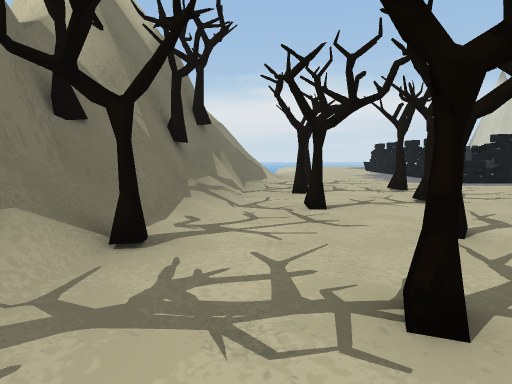
View 1 (above)

24 first-person views from a walk through a Unity game level. The camera is 1.5 m above the floor, tilts 6° down and sees 75° across. The floor is counted in squares, 2 m on a side. Each view is taken from the middle of a square. On the plan, view 1 faces up. The plan holds only what a view shows up to about 11 squares ahead; the rest is blank. The place goes on beyond the plan. Some surface patterns are stand-ins.

View 2
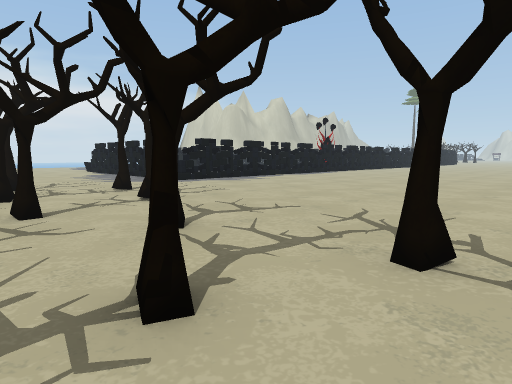

View 3
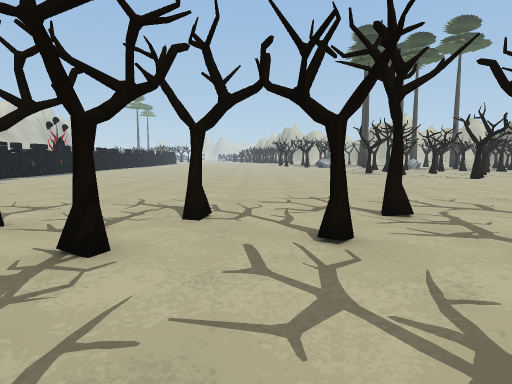

View 4
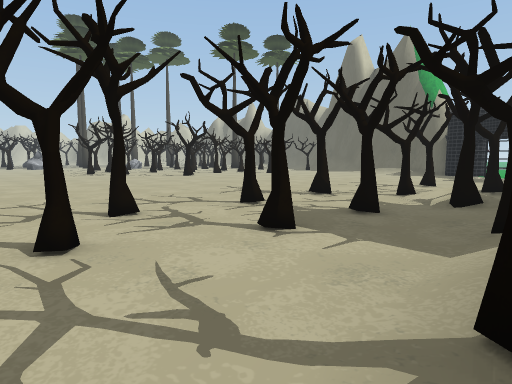

View 5
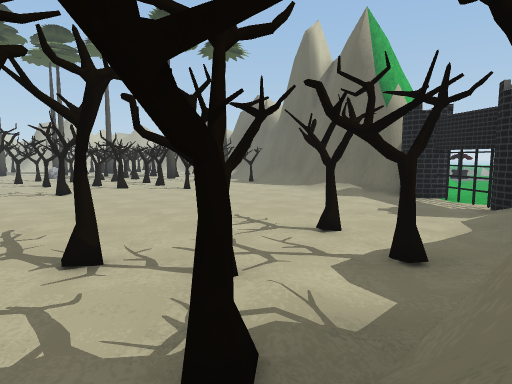

View 6
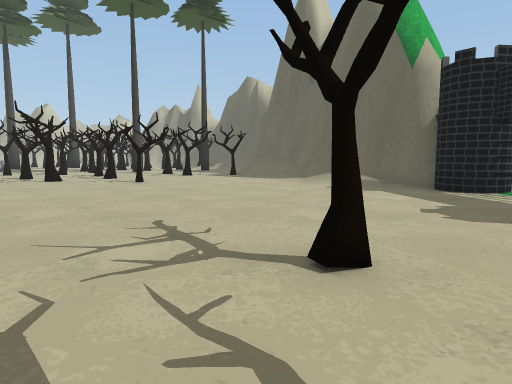

View 7
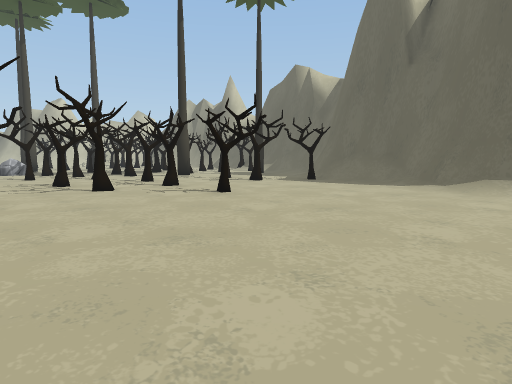

View 8
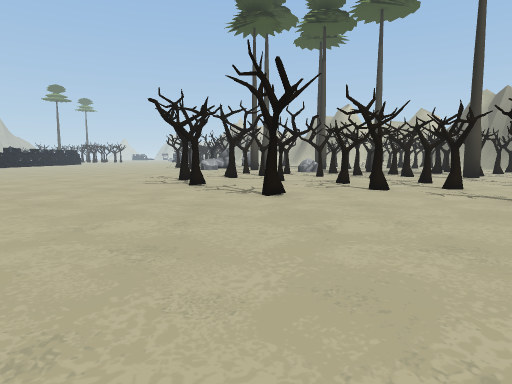

View 9
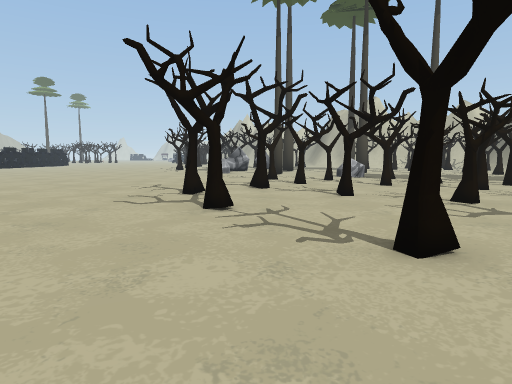

View 10
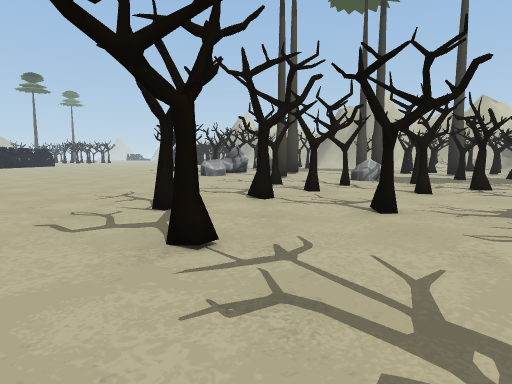

View 11
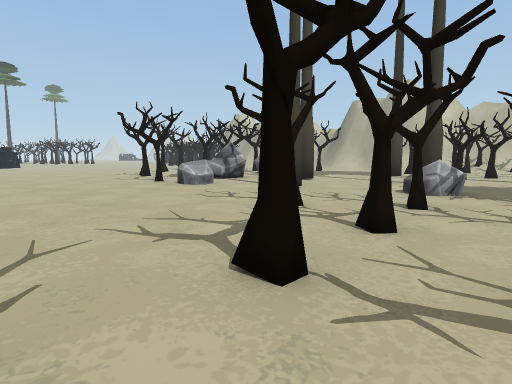

View 12
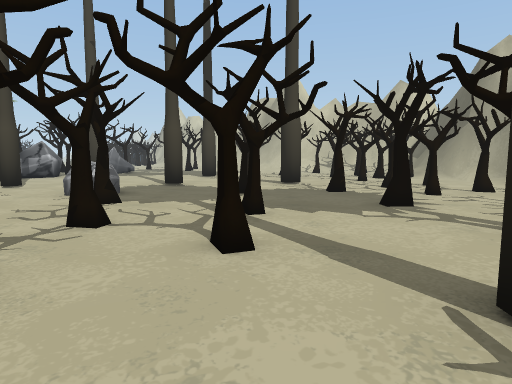

View 13
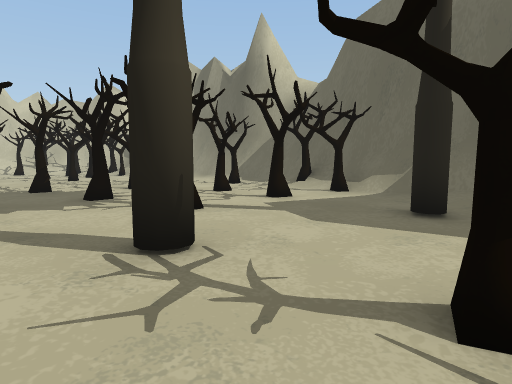

View 14
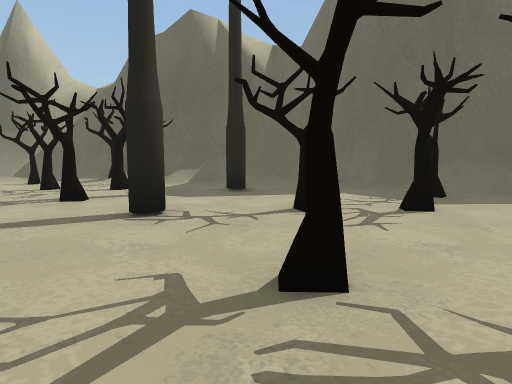

View 15
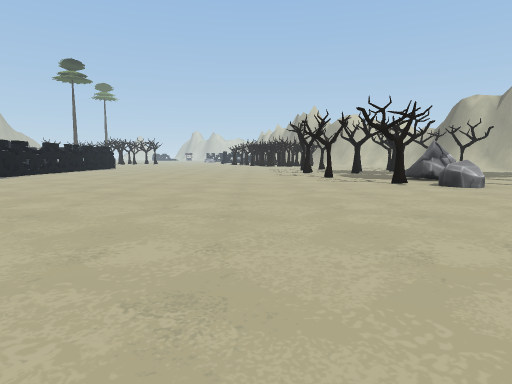

View 16
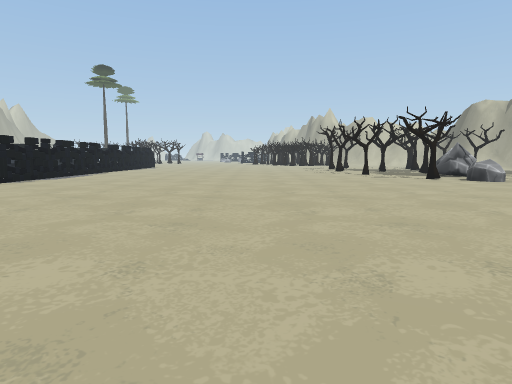

View 17
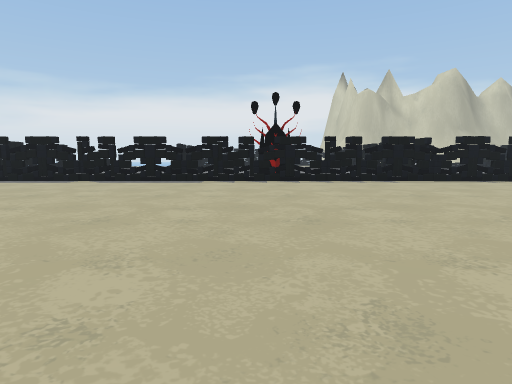

View 18
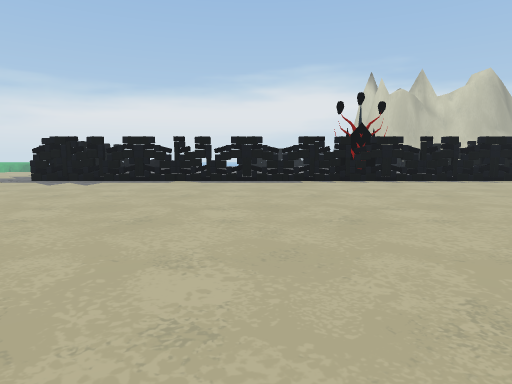

View 19
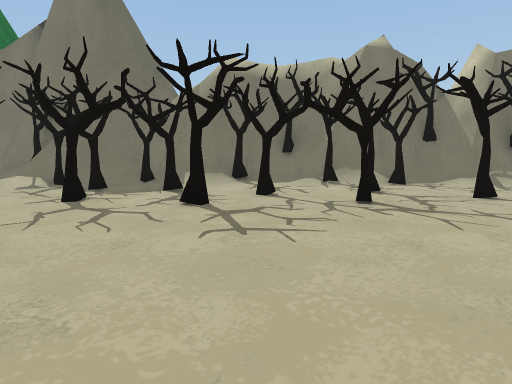

View 20
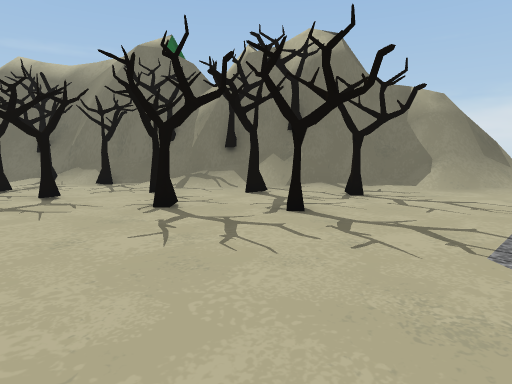

View 21
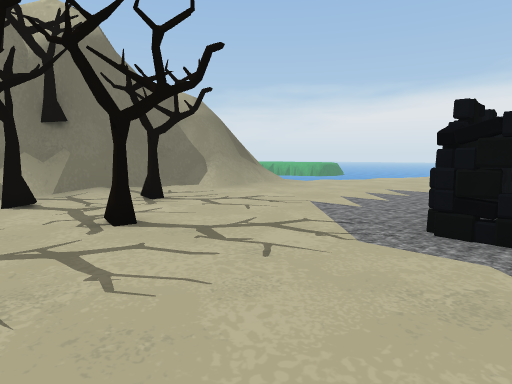

View 22
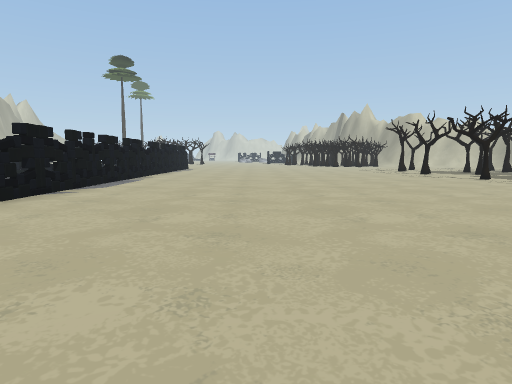

View 23
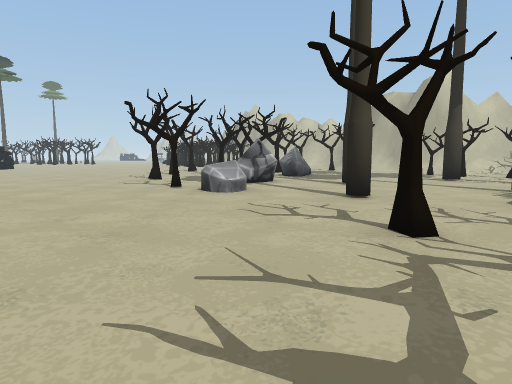

View 24
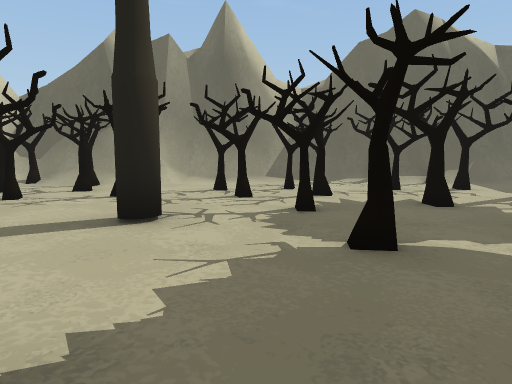

### Floor plan
Key: @ floor where view 1 was taken; # wall or solid block; . main floor; : floor 0.75 m higher than the main floor; + floor 1.5 m higher than the main floor; / step, stairs or slope; = window, fence, low wall or low ledge; O other object.
Columns run from 3 left of view 1 to 27 right of it. Each row starts with its distance up from view 1.
 13   #/.....#
 12   #/.....#
 11   #/.....#
 10   #/.....#################
  9  ##/O....................######
  8  #O/..O........................
  7  #/.O..........................
  6  #:...O........................
  5 ##/.O..........................
  4 #+/............................
  3 #/O..O.........................
  2 #/.............................
  1 #O..OO#........................
  0 #/.@.........  ................
 -1 #O..O........   ...............
 -2 #/....O........................
 -3 #/..O.........................O
 -4 #/O..O.....................O...
 -5 #/.O......................OO.O
 -6 ##O/.O..........O.O..........OO
 -7 ##//O..............O...........
 -8 ##............O.....O.O..O.....
 -9 #/.O..............O...O.....O.
-10   ..O...............O...O.....
-11   .............OO.......O.....
-12   /................O.OO...O...O
-13   /..........O.O.O.............
-14   #.................OO..O...O..
-15   ##...............O......O..O
-16    ###.///.....OO.....O.O.....
-17    ..######/..O.....O....O..OO
-18    ..     ##///.........O....OO
-19            ####/..O.O.O.O.O....
-20               ##///....O.....O/
-21                ####/OO//././=##
-22                   ############

Positions as (right, up) in squares from view 1, and headings:
1: (0, 0), facing up
2: (0, 0), facing up-right
3: (-2, 0), facing right
4: (-2, 0), facing down-right
5: (-2, -5), facing down-right
6: (0, -8), facing down-right
7: (4, -8), facing down-right
8: (4, -8), facing right
9: (8, -7), facing right
10: (10, -7), facing right
11: (14, -7), facing right
12: (14, -14), facing right
13: (13, -14), facing down-right
14: (14, -11), facing down
15: (15, 0), facing right
16: (13, 2), facing right
17: (16, -1), facing up
18: (13, -1), facing up
19: (8, -1), facing left
20: (8, 7), facing left
21: (7, 6), facing up-left
22: (16, 5), facing right
23: (16, -6), facing right
24: (22, -11), facing down
